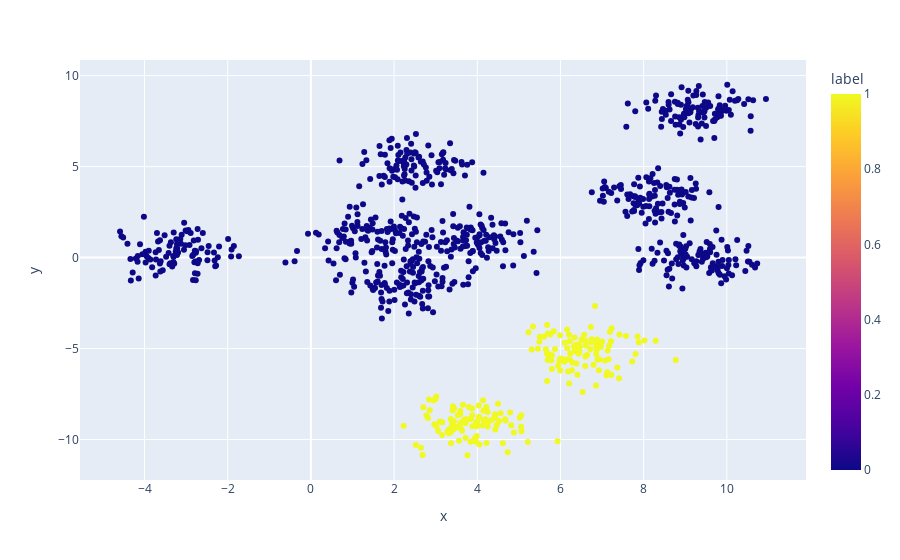

Notebook source saved alongside this figure:
### Code cell
df['label'] = model.labels_
import plotly.express as px
px.scatter(df, x='x', y='y', color='label').show()

### Figure 1 — Plotly figure (JSON) as saved in the notebook; plotly's stock layout.template omitted (floating-point values rounded to 4 significant figures; data arrays with more than 128 entries replaced by an {"elided": "..."} marker saying what was removed)
{"data": [{"hovertemplate": "x=%{x}<br>y=%{y}<br>label=%{marker.color}<extra></extra>", "legendgroup": "", "marker": {"color": {"elided": "1000 int values"}, "coloraxis": "coloraxis", "symbol": "circle"}, "mode": "markers", "name": "", "showlegend": false, "type": "scatter", "x": {"elided": "1000 float values"}, "xaxis": "x", "y": {"elided": "1000 float values"}, "yaxis": "y"}], "layout": {"coloraxis": {"colorbar": {"title": {"text": "label"}}, "colorscale": [[0, "#0d0887"], [0.1111, "#46039f"], [0.2222, "#7201a8"], [0.3333, "#9c179e"], [0.4444, "#bd3786"], [0.5556, "#d8576b"], [0.6667, "#ed7953"], [0.7778, "#fb9f3a"], [0.8889, "#fdca26"], [1, "#f0f921"]]}, "legend": {"tracegroupgap": 0}, "margin": {"t": 60}, "xaxis": {"anchor": "y", "domain": [0, 1], "title": {"text": "x"}}, "yaxis": {"anchor": "x", "domain": [0, 1], "title": {"text": "y"}}}}
